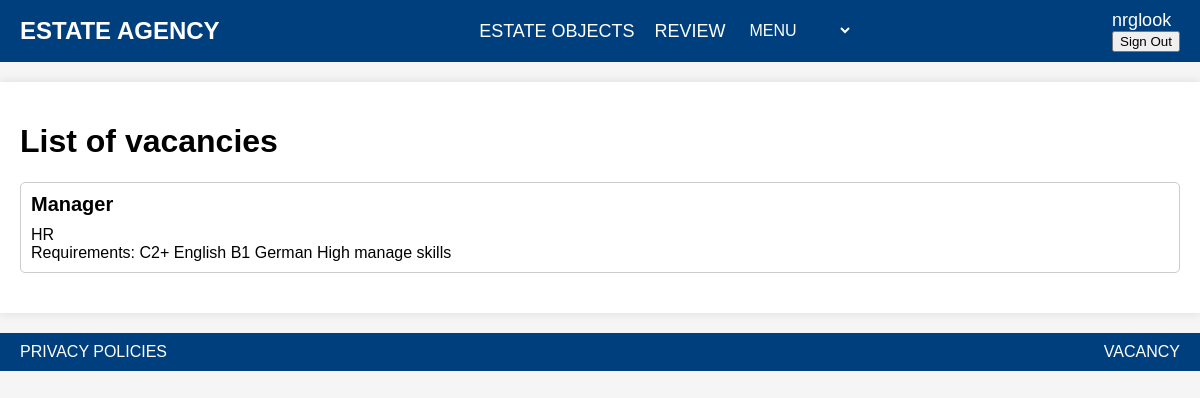
The page /vacancy/ (signed in) on the database its author committed.
### EstateAgency/models.py (models this page shows, shortened)
class Client(AbstractUser):
    first_name = models.CharField(max_length=100)
    last_name = models.CharField(max_length=100)
    patronymic = models.CharField(max_length=100)
    birth_date = models.DateField()
    phone_number = models.CharField(max_length=20)

### vacancy/models.py (models this page shows, shortened)
class Vacancy(models.Model):
    title = models.CharField(max_length=200)
    description = models.TextField()
    requirements = models.TextField()
    publication_date = models.DateField(auto_now_add=True)

### vacancy/views.py (the view)
# urls.py: path('', views.vacancy_list, name='home'),
def vacancy_list(request):
    vacancies = Vacancy.objects.all()
    context = {'vacancies': vacancies}
    return render(request, 'vacancy.html', context)

### vacancy/templates/vacancy.html (shortened to what this page needs)
{% extends 'EstateAgency/base_agency.html' %}
{% block head %}
<link rel="stylesheet" type="text/css" href="/static/css/vacancies.css">
{% endblock %}
{% block content %}
<h1>List of vacancies</h1>
<ul>
    {% for vacancy in vacancies %}
    <li itemscope itemtype="http://schema.org/JobPosting">
        <h2 itemprop="title">{{ vacancy.title }}</h2>
        <p itemprop="description">{{ vacancy.description }}</p>
        <p>Requirements: <span itemprop="qualifications">{{ vacancy.requirements }}</span></p>
    </li>
    {% endfor %}
</ul>
{% endblock %}

### EstateAgency/templates/EstateAgency/base_agency.html (shortened to what this page needs)
<!DOCTYPE html>
<html>
<head>
    {% block head %} {% endblock %}
    <link rel="stylesheet" type="text/css" href="/static/css/base_main.css">
</head>
<body>
<header>
    <div class="header">
        <div class="logo" onclick="window.location.href='{%url 'main:home' %}';">ESTATE AGENCY</div>
        <div class="nav">
            <div class="nav-item"
                 onclick="window.location.href='{%url 'EstateAgency:agency_list' 0 %}';">ESTATE OBJECTS</div>
            <div class="nav-item"
                 onclick="window.location.href='{%url 'review:home' %}';">REVIEW</div>
            <div class="dropdown">
                <select class="dropdown-select" onchange="window.location.href=this.value;">
                    <option value="" selected disabled>MENU</option>
                </select>
            </div>
        </div>
        {% if user.is_authenticated %}
        <div>
            <div class="nav-item">{{user.username}}</div>
            <button class="button1" onclick="location.href='{%url 'auth_user:logout' %}'">Sign Out</button>
        </div>
        {% else %}
        <div>
            <button class="button1" onclick="location.href='{%url 'auth_user:register' %}'">Sign Up</button>
            <button class="button1" onclick="location.href='{%url 'auth_user:login' %}'">Sign In</button>
        </div>
        {% endif %}
    </div>
</header>
<div class="main-content">
    {% block content %}{% endblock %}
</div>
<footer>
    <div class="footer">
        <div class="footer-item"
             onclick="window.location.href='/static/policy/policy.pdf'">PRIVACY POLICIES</div>
        <div class="footer-item"
             onclick="window.location.href='{%url 'vacancy:home' %}';">VACANCY</div>
    </div>
</footer>
</body>
</html>

### static/css/vacancies.css (style rules this page uses)
ul { list-style: none; padding: 0; }
li { margin-bottom: 20px; padding: 10px; border: 1px solid #ccc; border-radius: 5px; clear: both; }
h2 { font-size: 20px; margin: 0; }
p { margin: 0; }
h2[itemprop="title"] { font-weight: bold; }
p[itemprop="description"] { margin-top: 10px; }

### static/css/base_main.css (style rules this page uses)
body { font-family: Arial, sans-serif; margin: 0; padding: 0; background-color: #f5f5f5; }
header { background-color: #003f7d; color: white; padding: 10px 0; }
.header { display: flex; justify-content: space-between; align-items: center; max-width: 1200px; margin: 0 auto; padding: 0 20px; }
.logo { font-size: 24px; font-weight: bold; cursor: pointer; }
.nav { display: flex; gap: 20px; }
.nav-item { font-size: 18px; cursor: pointer; }
.dropdown { position: relative; }
.dropdown-select { background-color: #003f7d; border: none; font-size: 16px; cursor: pointer; color: white; }
.main-content { max-width: 1200px; margin: 20px auto; padding: 20px; background-color: white; box-shadow: 0 0 10px rgba(0, 0, 0, 0.1); }
footer { background-color: #003f7d; color: white; padding: 10px 0; }
.footer { max-width: 1200px; margin: 0 auto; padding: 0 20px; display: flex; justify-content: space-between; align-items: center; }
.footer-item { font-size: 16px; cursor: pointer; }

### rows shown on the page
Client: username "nrglook"
Vacancy: title "Manager", description "HR", requirements "C2+ English B1 German High manage skills"
